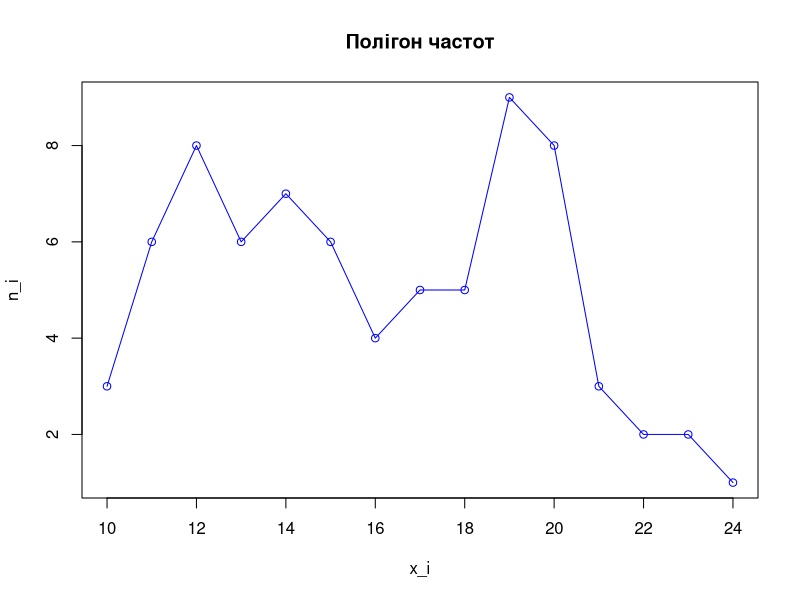
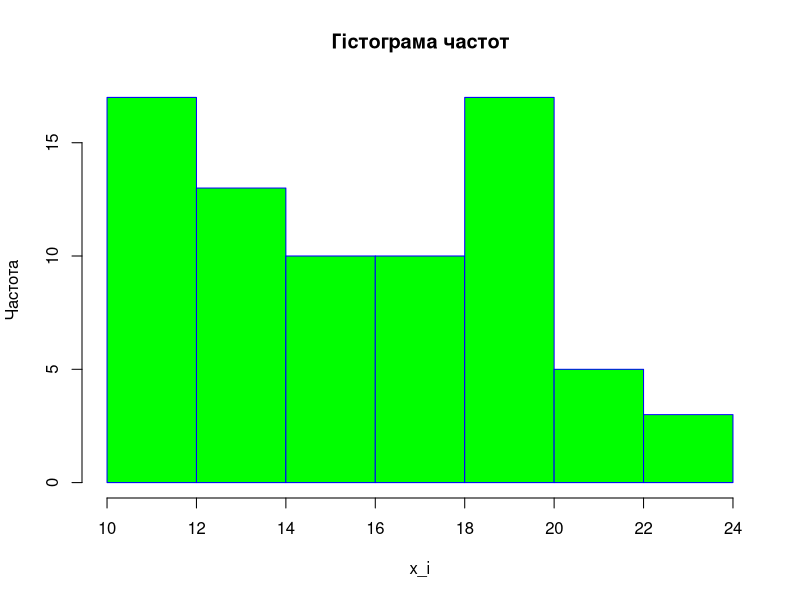

The R source for these figures, in order:
x <- c( 21,10,14,20,18,15,17,17,21,20,11,19,19,12,13,
        23,12,11,20,13,15,14,15,14,16,17,12,22,15,11,
        22,23,13,11,12,15,19,19,21,20,20,12,14,12,16,
        14,11,19,19,11,13,13,14,16,14,17,19,18,10,12,
        24,16,17,18,19,18,15,19,10,20,20,13,20,12,18)

xSort <- sort(x)
#oneX <- matrix(  )
number <- vector()
numberFrequency <- vector()
indexX <- 1
for (i in 1:length(xSort)) {
  if(length(which(xSort[i] == number )) != 1 ){
    number[indexX] <- xSort[i]
    numberFrequency[indexX] <- length(which(xSort == xSort[i]))
      indexX <- indexX + 1
  }
}

minX <- min(x)
maxX <- max(x)
k <- 7

n <- length(xSort)

h <- (maxX - minX)/k
numberStr <- array()

for (i in 1:(length(number)-1)) {
    if(i == (length(number)-1)){
      numberStr[i] <-paste0('[',number[i],',',number[i+1],']')
    }else{
      numberStr[i] <-paste0('[',number[i],',',number[i+1],')')
    }
}

numberF  <- array(  )

numberF <- numberFrequency[1:(length(numberFrequency)-1)]

numberF[length(numberF)] <- numberF[length(numberF)] +
  numberFrequency[length(numberFrequency)]




omega <- array()

for (i in 1:length(numberF)) {
   omega[i] <- round(numberF[i] / n, 2)
}

delta <- array(numberFrequency[1])

for (i in 2:(length(numberFrequency)-1) ) {
  delta[i] <- delta[i-1]+numberFrequency[i]
}

delta[length(delta)] <- delta[length(delta)] +
  numberFrequency[length(numberFrequency)]

table <- list(c(numberStr, numberF, omega, delta) )

plot(
  number,
  numberFrequency,
  type = 'o',
  xlab = 'x_i',
  ylab = 'n_i',
  main = 'Полігон частот',
  col ="blue"
)

hist(x,
     border="blue",
     col="green",
     xlab = 'x_i',
     ylab = 'Частота',
     main = 'Гістограма частот' )

